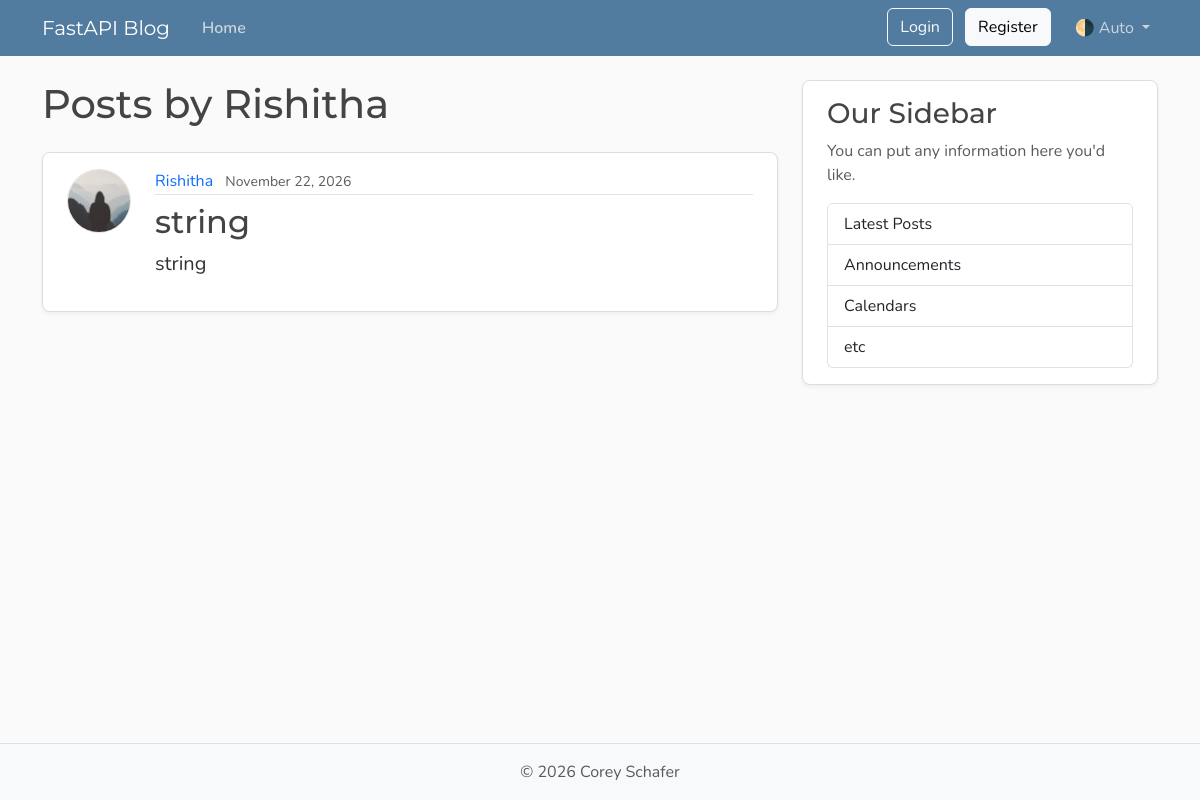
Before: /users/1/posts with the older database file.
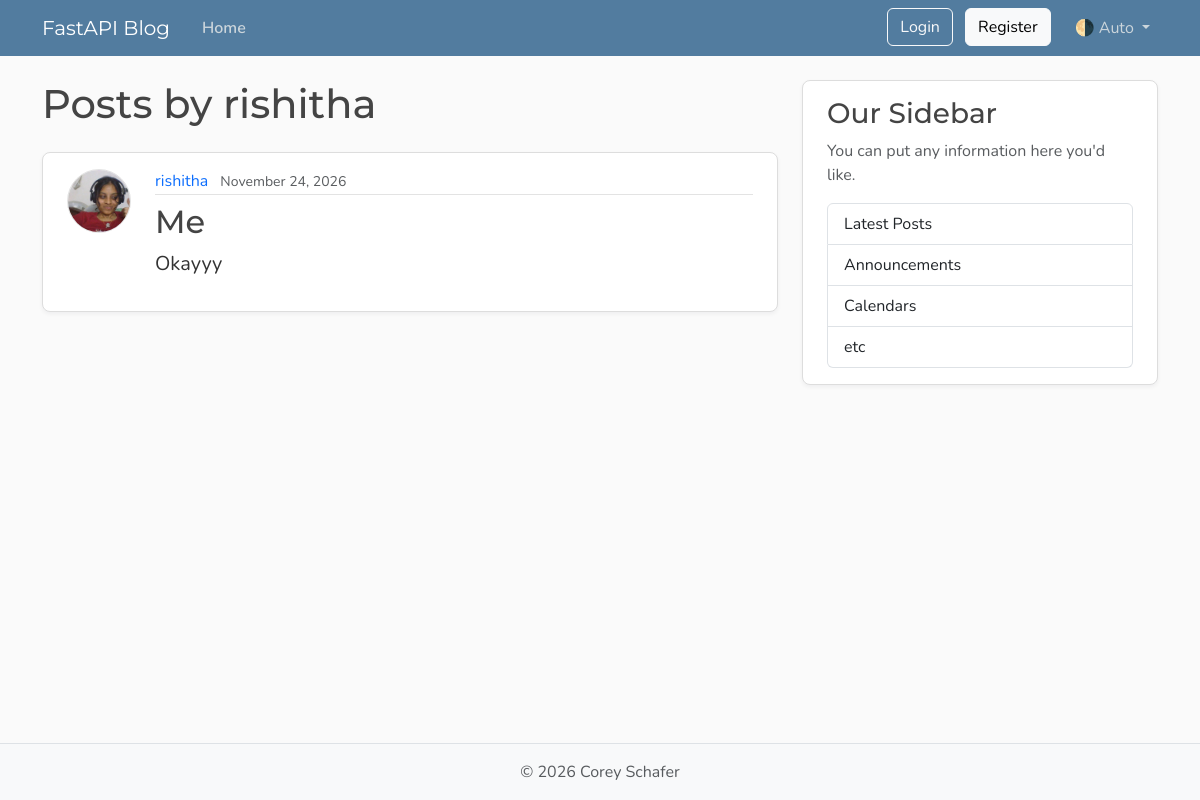
After: the same page with the newer database file.
### models.py (models this page shows, shortened)
class User(Base):
    __tablename__ = "users"
    id: Mapped[int] = mapped_column(Integer, primary_key=True, index=True)
    username: Mapped[str] = mapped_column(String(50), unique=True, nullable=False)
    email: Mapped[str] = mapped_column(String(120), unique=True, nullable=False)
    password_hash: Mapped[str] = mapped_column(String(200), nullable=False)
    image_file: Mapped[str | None] = mapped_column(
        String(200),
        nullable=True,
        default=None,
    )
    posts: Mapped[list[Post]] = relationship(back_populates="author", cascade="all, delete-orphan")

class Post(Base):
    __tablename__ = "posts"
    id: Mapped[int] = mapped_column(Integer, primary_key=True, index=True)
    title: Mapped[str] = mapped_column(String(100), nullable=False)
    content: Mapped[str] = mapped_column(Text, nullable=False)
    user_id: Mapped[int] = mapped_column(
        ForeignKey("users.id"),
        nullable=False,
        index=True,
    )
    date_posted: Mapped[datetime] = mapped_column(
        DateTime(timezone=True),
        default=lambda: datetime.now(UTC),
    )
    author: Mapped[User] = relationship(back_populates="posts")

### main.py (the view)
@app.get("/users/{user_id}/posts", include_in_schema=False, name="user_posts")
async def user_posts_page(
    request: Request,
    user_id: int,
    db: Annotated[AsyncSession, Depends(get_db)],
):
    result = await db.execute(select(models.User).where(models.User.id == user_id))
    user = result.scalars().first()
    if not user:
        raise HTTPException(
            status_code=status.HTTP_404_NOT_FOUND,
            detail="User not found",
        )
    result = await db.execute(
        select(models.Post)
        .options(selectinload(models.Post.author))
        .where(models.Post.user_id == user_id)
        .order_by(models.Post.date_posted.desc()),
    )
    posts = result.scalars().all()
    return templates.TemplateResponse(
        request,
        "user_posts.html",
        {"posts": posts, "user": user, "title": f"{user.username}'s Posts"},
    )

### templates/user_posts.html
{% extends "layout.html" %}
{% block content %}
    <h1 class="mb-4">Posts by {{ user.username }}</h1>
    {% for post in posts %}
        <article class="content-section py-3 px-4 mb-4">
            <div class="d-flex align-items-start gap-4">
                <img class="rounded-circle article-img flex-shrink-0"
                     src="{{ post.author.image_path }}"
                     alt="{{ post.author.username }}'s profile picture"
                     width="64"
                     height="64"
                     loading="lazy">
                <div class="flex-grow-1">
                    <div class="article-metadata mb-2">
                        <a class="me-2"
                           href="{{ url_for('user_posts', user_id=post.author.id) }}">{{ post.author.username }}</a>
                        <small class="text-body-secondary">{{ post.date_posted.strftime("%B %d, %Y") }}</small>
                    </div>
                    <h2>
                        <a class="article-title"
                           href="{{ url_for('post_page', post_id=post.id) }}">{{ post.title }}</a>
                    </h2>
                    <p class="article-content">{{ post.content }}</p>
                </div>
            </div>
        </article>
    {% else %}
        <p class="text-body-secondary">No posts by this user yet.</p>
    {% endfor %}
{% endblock content %}

### templates/layout.html (shortened to what this page needs)
<!DOCTYPE html>
<html lang="en">
    <head>
        <link href="https://cdn.jsdelivr.net/npm/bootstrap@5.3.8/dist/css/bootstrap.min.css"
              rel="stylesheet"
>
        <link rel="stylesheet"
              type="text/css"
              href="{{ url_for("static", path='css/main.css') }}">
    </head>
    <body class="d-flex flex-column min-vh-100">
        <header class="site-header">
            <nav class="navbar navbar-expand-md bg-steel fixed-top"
                 data-bs-theme="dark">
                <div class="container">
                    <a class="navbar-brand me-4" href="{{ url_for("home") }}">FastAPI Blog</a>
                    <div class="collapse navbar-collapse" id="navbarToggle">
                        <div class="navbar-nav me-auto">
                            <a class="nav-link active"
                               aria-current="page"
                               href="{{ url_for("home") }}">Home</a>
                        </div>
                        <div class="navbar-nav">
                            <div id="loggedOutNav">
                                <a class="btn btn-outline-light mb-2 mb-md-0 me-md-2"
                                   href="{{ url_for("login_page") }}">Login</a>
                                <a class="btn btn-light mb-2 mb-md-0 me-md-3"
                                   href="{{ url_for("register_page") }}">Register</a>
                            </div>
                            <div class="nav-item dropdown">
                                <a class="nav-link dropdown-toggle"
                                   href="#"
                                   role="button"
                                   id="bd-theme"
                                   data-bs-toggle="dropdown"
                                   aria-expanded="false">
                                    <span id="bd-theme-text">🌗 Auto</span>
                                </a>
                            </div>
                        </div>
                    </div>
                </div>
            </nav>
        </header>
        <main role="main" class="container">
            <div class="row">
                <div class="col-md-8">
                    {% block content %}
                    {% endblock content %}
                </div>
                <aside class="col-md-4">
                    <div class="content-section py-3 px-4 mb-4">
                        <h3>Our Sidebar</h3>
                        <p class="text-body-secondary">You can put any information here you'd like.</p>
                        <ul class="list-group">
                            <li class="list-group-item">Latest Posts</li>
                            <li class="list-group-item">Announcements</li>
                            <li class="list-group-item">Calendars</li>
                            <li class="list-group-item">etc</li>
                        </ul>
                    </div>
                </aside>
            </div>
        </main>
        <footer class="mt-auto py-3 bg-body-tertiary border-top">
            <div class="container text-center">
                <p class="text-body-secondary mb-0">
                    © <span id="year"></span> Corey Schafer
                </p>
            </div>
        </footer>
    </body>
</html>

### static/css/main.css (style rules this page uses)
:root { --font-heading: "Montserrat", system-ui, -apple-system, BlinkMacSystemFont, sans-serif; --font-body: "Nunito", system-ui, -apple-system, BlinkMacSystemFont, sans-serif; --color-bg-body: #fafafa; --color-bg-content: #ffffff; --color-text-primary: #333333; --color-text-heading: #444444; --color-steel: #527c9f; --color-nav-link: #cbd5db; --color-nav-link-hover: #ffffff; --color-link-hover: #428bca; --color-border: #dddddd; --color-border-light: #e3e3e3; --spacing-xl: 5rem; --article-img-size: 4rem; --account-img-size: 7.813rem; }
body { font-family: var(--font-body); background: var(--color-bg-body); color: var(--color-text-primary); }
main { padding-top: var(--spacing-xl); }
h1, h2, h3, h4, h5, h6 { font-family: var(--font-heading); color: var(--color-text-heading); }
.navbar-brand { font-family: var(--font-heading); }
a { text-decoration: none; }
.bg-steel { background-color: var(--color-steel); }
.site-header .navbar-nav .nav-link { color: var(--color-nav-link); transition: color 0.2s ease-in-out; }
.site-header .navbar-nav .nav-link.active { font-weight: 600; }
.content-section { background: var(--color-bg-content); border: 1px solid var(--color-border); border-radius: 0.5rem; box-shadow: 0 2px 4px rgba(15, 23, 42, 0.05); transition: box-shadow 0.15s ease, transform 0.15s ease, border-color 0.15s ease; }
.article-title { color: var(--color-text-heading); transition: color 0.2s ease-in-out; }
.article-content { white-space: pre-line; font-size: 1.25rem; }
.article-img { height: var(--article-img-size); width: var(--article-img-size); flex-shrink: 0; object-fit: cover; border: 1px solid var(--color-border-light); box-shadow: 0 0 0 2px var(--color-bg-content); }
.article-metadata { padding-bottom: 0.063rem; border-bottom: 1px solid var(--color-border-light); }
.article-metadata a { transition: color 0.2s ease-in-out; }
[data-bs-theme="dark"] { --color-bg-body: #1a1a1a; --color-bg-content: #2d2d2d; --color-text-primary: #e0e0e0; --color-text-heading: #f0f0f0; --color-border: #404040; --color-border-light: #4a4a4a; }

Changed rows visible on the page:
removed Post: author.username "Rishitha", date_posted "November 22, 2026", title "string", content "string"
changed User: username "Rishitha" → "rishitha"
added Post: author.image_path (picture), author.username "rishitha", date_posted "November 24, 2026", title "Me", content "Okayyy"
